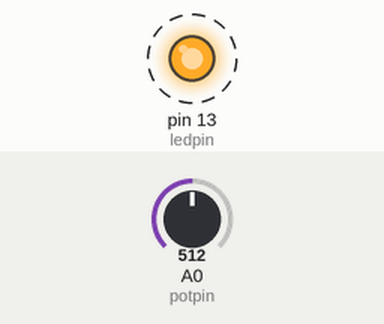
This sketch was run on a simulated Arduino Uno, built with avr-gcc and run on an emulated ATmega328P. On the bench: output pins drawn as LEDs (lit = HIGH). Dashed ring = blinking. The inputs (shaded band) are chosen by the test bench; at power-on: A0 (potpin) = 512. What the sketch prints to the serial monitor is not drawn.

Above: at 0.02 s.
Timing chart, 0 to 3.0 s (numbered marks = the images above):
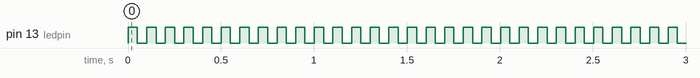

The sketch:

p15_analog_value_reading.ino.ino
```cpp
int potpin = 0;// initialize analog pin 0
int ledpin = 13;// initialize digital pin 13
int val = 0;// define val, assign initial value 0
int prevVal = 0;

void setup() {
  pinMode(ledpin,OUTPUT);// set digital pin as “output”
  Serial.begin(9600);// set baud rate at 9600
}
void loop() {
  digitalWrite(ledpin, HIGH);// turn on the LED on pin 13
  delay(50);// wait for 0.05 second
  digitalWrite(ledpin, LOW);// turn off the LED on pin 13
  delay(50);// wait for 0.05 second
  val = analogRead(potpin);// read the analog value of analog pin 0, and assign it to val
  if (val != prevVal) {
    Serial.println(val);// display val’s value
    prevVal = val;
  }
}
```

Measured:
- by itself, pin 13 (ledpin): alternates HIGH for 0.05 s and LOW for 0.05 s
